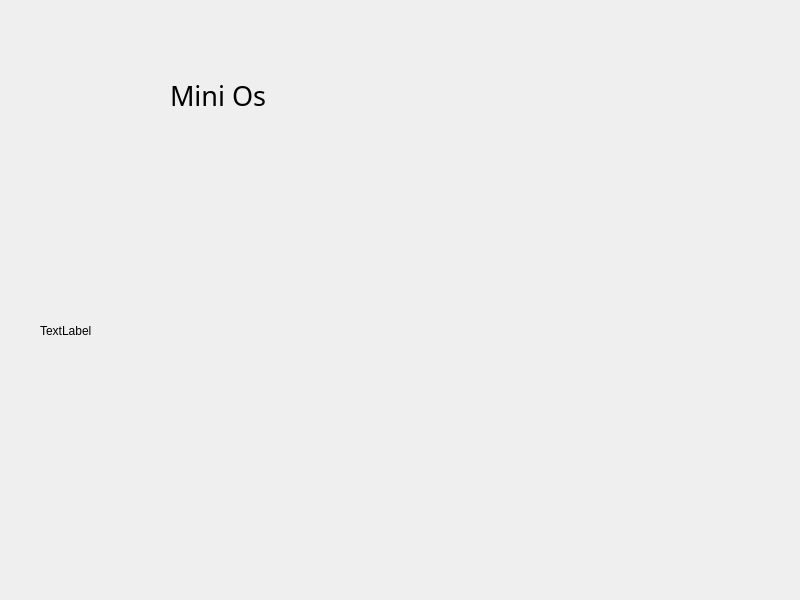
<?xml version="1.0" encoding="UTF-8"?>
<ui version="4.0">
 <class>Widget</class>
 <widget class="QWidget" name="Widget">
  <property name="geometry">
   <rect>
    <x>0</x>
    <y>0</y>
    <width>800</width>
    <height>600</height>
   </rect>
  </property>
  <property name="windowTitle">
   <string>Widget</string>
  </property>
  <widget class="QLabel" name="miniontextLabel">
   <property name="geometry">
    <rect>
     <x>170</x>
     <y>70</y>
     <width>181</width>
     <height>51</height>
    </rect>
   </property>
   <property name="font">
    <font>
     <family>Algerian</family>
     <pointsize>20</pointsize>
    </font>
   </property>
   <property name="text">
    <string>Mini Os</string>
   </property>
  </widget>
  <widget class="QLabel" name="imageLabel">
   <property name="geometry">
    <rect>
     <x>40</x>
     <y>140</y>
     <width>501</width>
     <height>381</height>
    </rect>
   </property>
   <property name="text">
    <string>TextLabel</string>
   </property>
   <property name="scaledContents">
    <bool>true</bool>
   </property>
  </widget>
 </widget>
 <resources/>
 <connections/>
</ui>
